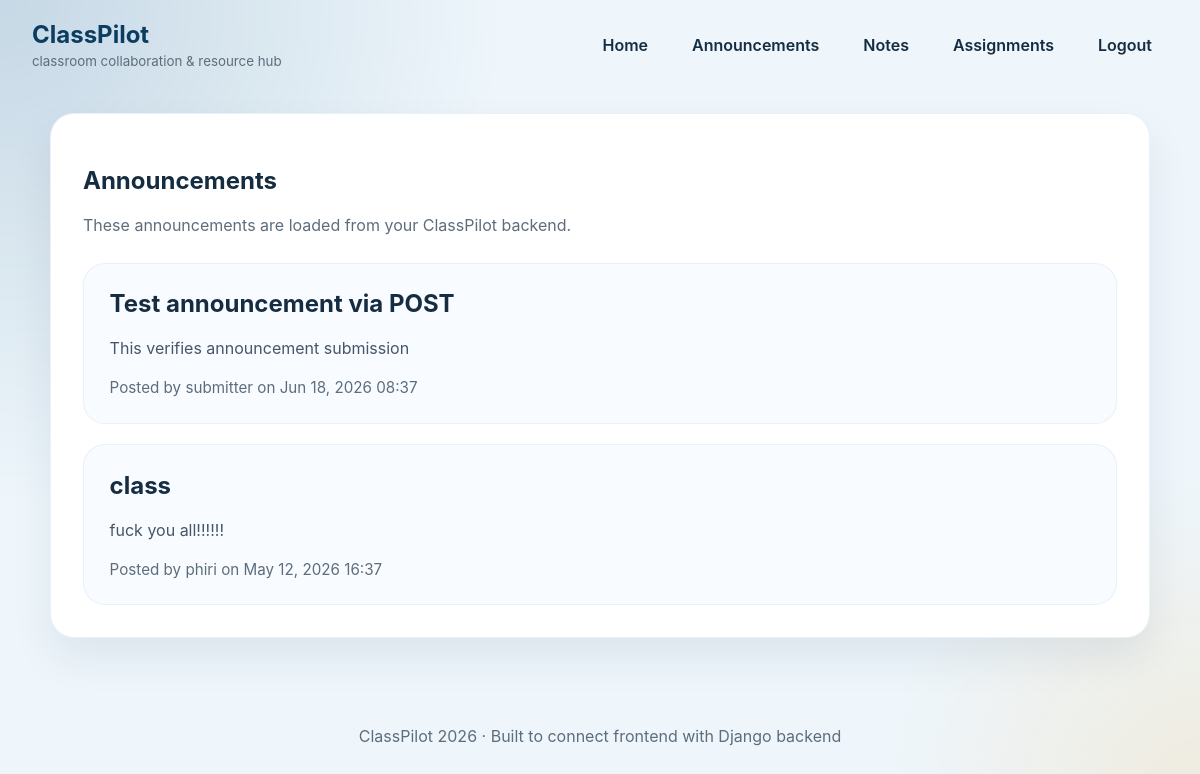
The page /announcements/ (signed in) on the database its author committed.
### main/models.py (models this page shows, shortened)
class Announcement(models.Model):
    title = models.CharField(max_length=200)
    message = models.TextField()
    author = models.ForeignKey(User, on_delete=models.SET_NULL, null=True)
    created_at = models.DateTimeField(auto_now_add=True)

class User(AbstractUser):
    role = models.CharField(max_length=20, choices=ROLE_CHOICES, default='student')
    phone_number = models.CharField(max_length=20, blank=True)

### main/views.py (the view)
# urls.py: path('announcements/', views.announcements, name='announcements'),
@login_required
def announcements(request):
    items = Announcement.objects.order_by('-created_at')
    return render(request, 'main/announcements.html', {'items': items})

### main/templates/main/announcements.html (shortened to what this page needs)
{% extends 'main/base.html' %}
{% block content %}
<section class="card content-card">
    <h1>Announcements</h1>
    <p class="intro">These announcements are loaded from your ClassPilot backend.</p>
    {% if items.exists %}
        <div class="item-list">
            {% for item in items %}
                <article class="resource-card">
                    <h2>{{ item.title }}</h2>
                    <p>{{ item.message }}</p>
                    <footer>Posted by {% if item.author %}{{ item.author.username }}{% else %}System{% endif %} on {{ item.created_at|date:'M d, Y H:i' }}</footer>
                </article>
            {% endfor %}
        </div>
    {% else %}
        <div class="placeholder">
            <h2>No announcements yet</h2>
            <p>Once an instructor or class rep posts announcements, they will appear here.</p>
        </div>
    {% endif %}
</section>
{% endblock %}

### main/templates/main/base.html (shortened to what this page needs)
{% load static %}
<!DOCTYPE html>
<html lang="en">
<head>
    <link rel="stylesheet" href="{% static 'main/css/style.css' %}" media="all" />
</head>
<body>
    <header class="site-header">
        <div class="brand">
            <span class="logo">ClassPilot</span>
            <small>classroom collaboration & resource hub</small>
        </div>
        <nav>
            <a href="{% url 'links' %}">Home</a>
            {% if user.is_authenticated %}
                <a href="{% url 'announcements' %}">Announcements</a>
                <a href="{% url 'notes' %}">Notes</a>
                <a href="{% url 'assignments' %}">Assignments</a>
                <a href="{% url 'logout' %}">Logout</a>
            {% else %}
                <a href="{% url 'login' %}">Login</a>
                <a href="{% url 'register' %}">Register</a>
            {% endif %}
        </nav>
    </header>
    <main class="page-shell">
        {% block content %}{% endblock %}
    </main>
    <footer class="site-footer">
        <p>ClassPilot 2026 &middot; Built to connect frontend with Django backend</p>
    </footer>
</body>
</html>

### main/static/main/css/style.css (style rules this page uses)
* { box-sizing: border-box; }
:root { --bg: #eef6fb; --surface: #ffffff; --surface-alt: #f8fbff; --primary: #0d4f80; --primary-strong: #0b3c61; --accent: #f59a14; --text: #162d41; --muted: #5d6d7c; --shadow: 0 20px 40px rgba(14, 44, 72, 0.08); }
body { margin: 0; font-family: Inter, system-ui, -apple-system, BlinkMacSystemFont, 'Segoe UI', sans-serif; background: radial-gradient(circle at top left, rgba(13, 79, 128, 0.18), transparent 35%), radial-gradient(circle at bottom right, rgba(245, 154, 20, 0.12), transparent 22%), var(--bg); color: var(--text); }
.site-header { display: flex; justify-content: space-between; align-items: center; gap: 1rem; padding: 1.25rem 2rem; max-width: 1200px; margin: 0 auto; }
.brand { display: flex; flex-direction: column; gap: 0.25rem; }
.logo { font-size: 1.5rem; font-weight: 700; color: var(--primary-strong); }
.site-header small { color: var(--muted); }
nav { display: flex; flex-wrap: wrap; gap: 0.75rem; align-items: center; }
nav a { text-decoration: none; color: var(--text); font-weight: 600; padding: 0.65rem 1rem; border-radius: 999px; transition: background 0.2s, color 0.2s; }
.page-shell { width: min(1100px, calc(100% - 2rem)); margin: 1.5rem auto 3rem; display: grid; gap: 1.5rem; }
.card, .card-form, .content-card { background: var(--surface); border-radius: 24px; padding: 2rem; box-shadow: var(--shadow); border: 1px solid rgba(13, 79, 128, 0.08); }
.intro { color: var(--muted); margin: 0.5rem 0 1.75rem; max-width: 45rem; }
.item-list { display: grid; gap: 1.25rem; }
.resource-card { padding: 1.6rem; border-radius: 22px; background: #f8fbff; border: 1px solid rgba(13, 79, 128, 0.06); }
.resource-card h2 { margin: 0 0 0.65rem; }
.resource-card p { color: #475569; line-height: 1.75; }
.resource-card footer { margin-top: 1rem; color: var(--muted); font-size: 0.95rem; }
.site-footer { text-align: center; color: var(--muted); padding: 1.5rem 0 2rem; }

### rows shown on the page
Announcement: title "Test announcement via POST", message "This verifies announcement submission", author.username "submitter", created_at "Jun 18, 2026 08:37"
Announcement: title "class", message "fuck you all!!!!!!", author.username "phiri", created_at "May 12, 2026 16:37"
